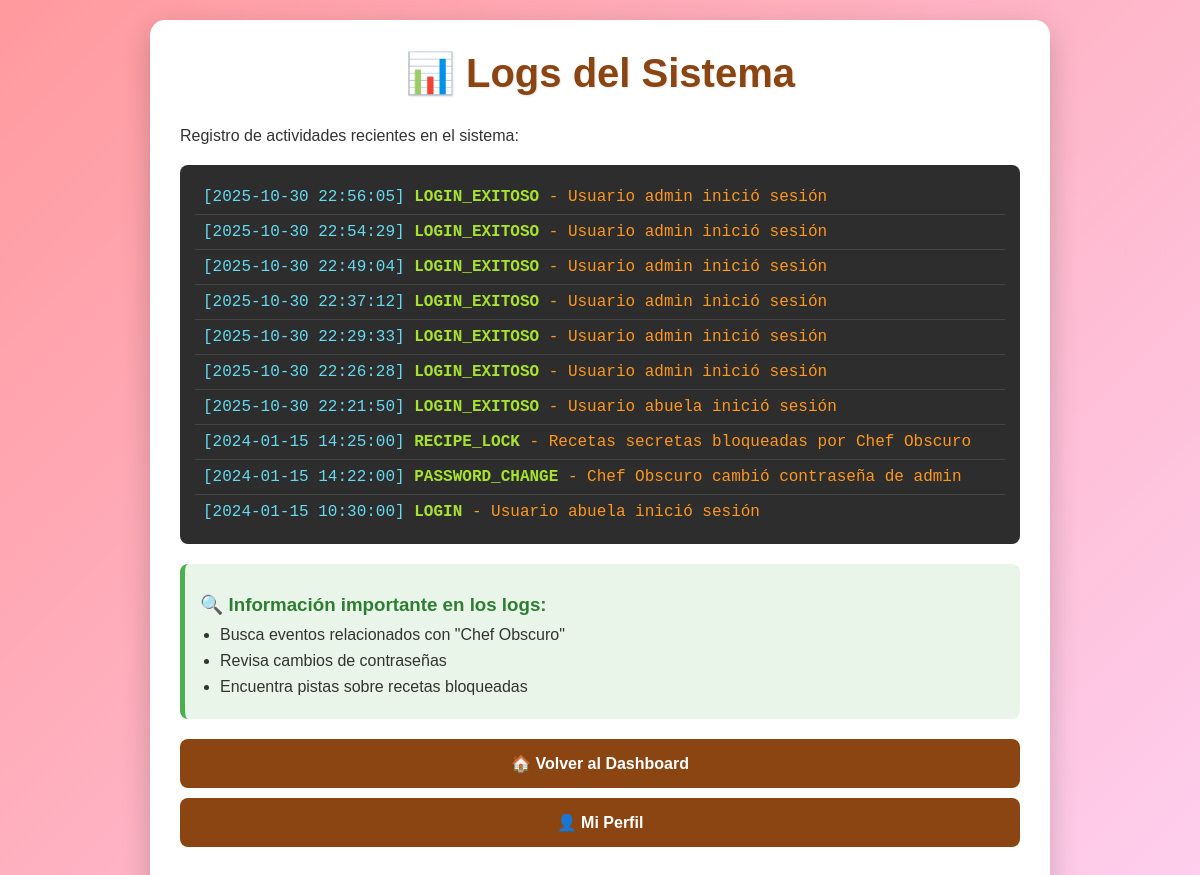
The app's page /logs_sistema (signed in) with its own data.
### tables this page shows
CREATE TABLE system_logs (
            id INTEGER PRIMARY KEY,
            timestamp TEXT,
            event TEXT,
            details TEXT
        );

### Tp-SDS/app.py (the view)
@app.route('/logs_sistema')
def logs_sistema():
    if not session.get('user_id'):
        return redirect(url_for('login'))
    conn = sqlite3.connect(DATABASE)
    c = conn.cursor()
    c.execute("SELECT * FROM system_logs ORDER BY timestamp DESC LIMIT 10")
    logs = c.fetchall()
    conn.close()
    return render_template('logs_sistema.html', logs=logs)

### Tp-SDS/templates/logs_sistema.html (shortened to what this page needs)
<!DOCTYPE html>
<html>
<head>
    <link rel="stylesheet" href="{{ url_for('static', filename='style.css') }}">
</head>
<body>
    <div class="container">
        <h1>📊 Logs del Sistema</h1>
        <p>Registro de actividades recientes en el sistema:</p>
        <div class="logs-container">
            {% for log in logs %}
                <div class="log-entry">
                    <span class="log-timestamp">[{{ log[1] }}]</span>
                    <span class="log-event">{{ log[2] }}</span>
                    <span class="log-details">- {{ log[3] }}</span>
                </div>
            {% endfor %}
        </div>
        <div class="hint">
            <h3>🔍 Información importante en los logs:</h3>
            <ul>
                <li>Busca eventos relacionados con "Chef Obscuro"</li>
                <li>Revisa cambios de contraseñas</li>
                <li>Encuentra pistas sobre recetas bloqueadas</li>
            </ul>
        </div>
        <nav>
            <a href="{{ url_for('dashboard') }}">🏠 Volver al Dashboard</a>
            <a href="{{ url_for('perfil') }}">👤 Mi Perfil</a>
        </nav>
    </div>
</body>
</html>

### Tp-SDS/static/style.css (style rules this page uses)
* { margin: 0; padding: 0; box-sizing: border-box; }
body { font-family: 'Arial', sans-serif; background: linear-gradient(135deg, #ff9a9e 0%, #fecfef 100%); min-height: 100vh; padding: 20px; color: #333; }
.container { max-width: 900px; margin: 0 auto; background: white; padding: 30px; border-radius: 15px; box-shadow: 0 10px 30px rgba(0,0,0,0.2); }
h1 { color: #8B4513; text-align: center; margin-bottom: 30px; font-size: 2.5em; text-shadow: 1px 1px 2px rgba(0,0,0,0.1); }
h3 { color: #A0522D; margin: 15px 0 10px 0; }
nav { display: flex; flex-direction: column; gap: 10px; margin: 20px 0; }
nav a { display: block; padding: 15px; background: #8B4513; color: white; text-decoration: none; border-radius: 8px; text-align: center; transition: background 0.3s, transform 0.2s; font-weight: bold; }
.hint { background: #e8f5e8; padding: 15px; border-radius: 8px; margin: 20px 0; border-left: 5px solid #4CAF50; }
.hint h3, .hint h4 { color: #2E7D32; margin-bottom: 10px; }
.hint ul { margin-left: 20px; }
.hint li { margin: 8px 0; }
.logs-container { background: #2d2d2d; color: #f8f8f2; padding: 15px; border-radius: 8px; margin: 20px 0; font-family: 'Courier New', monospace; max-height: 400px; overflow-y: auto; }
.log-entry { padding: 8px; border-bottom: 1px solid #444; }
.log-entry:last-child { border-bottom: none; }
.log-timestamp { color: #66D9EF; }
.log-event { color: #A6E22E; font-weight: bold; }
.log-details { color: #FD971F; }
a { color: #8B4513; text-decoration: none; font-weight: bold; }
.container { animation: fadeIn 0.5s ease-in-out; }

### records on screen
system_logs: timestamp "2025-10-30 22:56:05", event "LOGIN_EXITOSO", details "Usuario admin inició sesión"
system_logs: timestamp "2025-10-30 22:54:29", event "LOGIN_EXITOSO", details "Usuario admin inició sesión"
system_logs: timestamp "2025-10-30 22:49:04", event "LOGIN_EXITOSO", details "Usuario admin inició sesión"
system_logs: timestamp "2025-10-30 22:37:12", event "LOGIN_EXITOSO", details "Usuario admin inició sesión"
system_logs: timestamp "2025-10-30 22:29:33", event "LOGIN_EXITOSO", details "Usuario admin inició sesión"
system_logs: timestamp "2025-10-30 22:26:28", event "LOGIN_EXITOSO", details "Usuario admin inició sesión"
system_logs: timestamp "2025-10-30 22:21:50", event "LOGIN_EXITOSO", details "Usuario abuela inició sesión"
system_logs: timestamp "2024-01-15 14:25:00", event "RECIPE_LOCK", details "Recetas secretas bloqueadas por Chef Obscuro"
system_logs: timestamp "2024-01-15 14:22:00", event "PASSWORD_CHANGE", details "Chef Obscuro cambió contraseña de admin"
system_logs: timestamp "2024-01-15 10:30:00", event "LOGIN", details "Usuario abuela inició sesión"
